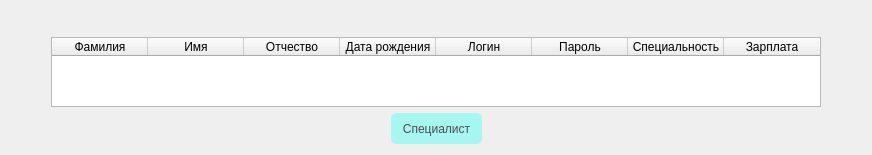
                     <widget class="QWidget" name="page_4">
                      <layout class="QGridLayout" name="gridLayout_8">
                       <item row="0" column="0">
                        <layout class="QVBoxLayout" name="verticalLayout_10">
                         <item>
                          <layout class="QVBoxLayout" name="verticalLayout_9">
                           <item>
                            <layout class="QHBoxLayout" name="horizontalLayout_16">
                             <item>
                              <widget class="QPushButton" name="btn_21">
                               <property name="styleSheet">
                                <string notr="true">QPushButton{
	border: none;
	color: white;
	
}</string>
                               </property>
                               <property name="text">
                                <string/>
                               </property>
                               <property name="icon">
                                <iconset>
                                 <normaloff>../images/Icons8-Ios7-Arrows-Back.ico</normaloff>../images/Icons8-Ios7-Arrows-Back.ico</iconset>
                               </property>
                              </widget>
                             </item>
                             <item>
                              <spacer name="horizontalSpacer_35">
                               <property name="orientation">
                                <enum>Qt::Horizontal</enum>
                               </property>
                               <property name="sizeHint" stdset="0">
                                <size>
                                 <width>40</width>
                                 <height>20</height>
                                </size>
                               </property>
                              </spacer>
                             </item>
                            </layout>
                           </item>
                           <item>
                            <layout class="QHBoxLayout" name="horizontalLayout_8">
                             <item>
                              <spacer name="horizontalSpacer_19">
                               <property name="orientation">
                                <enum>Qt::Horizontal</enum>
                               </property>
                               <property name="sizeHint" stdset="0">
                                <size>
                                 <width>40</width>
                                 <height>20</height>
                                </size>
                               </property>
                              </spacer>
                             </item>
                             <item>
                              <widget class="QTableWidget" name="table_3">
                               <property name="sizePolicy">
                                <sizepolicy hsizetype="Expanding" vsizetype="Expanding">
                                 <horstretch>0</horstretch>
                                 <verstretch>0</verstretch>
                                </sizepolicy>
                               </property>
                               <property name="minimumSize">
                                <size>
                                 <width>0</width>
                                 <height>0</height>
                                </size>
                               </property>
                               <property name="maximumSize">
                                <size>
                                 <width>770</width>
                                 <height>16777215</height>
                                </size>
                               </property>
                               <property name="frameShape">
                                <enum>QFrame::StyledPanel</enum>
                               </property>
                               <property name="frameShadow">
                                <enum>QFrame::Sunken</enum>
                               </property>
                               <property name="lineWidth">
                                <number>1</number>
                               </property>
                               <property name="horizontalScrollBarPolicy">
                                <enum>Qt::ScrollBarAsNeeded</enum>
                               </property>
                               <property name="sizeAdjustPolicy">
                                <enum>QAbstractScrollArea::AdjustToContents</enum>
                               </property>
                               <property name="autoScroll">
                                <bool>true</bool>
                               </property>
                               <property name="autoScrollMargin">
                                <number>18</number>
                               </property>
                               <property name="tabKeyNavigation">
                                <bool>true</bool>
                               </property>
                               <attribute name="horizontalHeaderDefaultSectionSize">
                                <number>96</number>
                               </attribute>
                               <attribute name="horizontalHeaderMinimumSectionSize">
                                <number>17</number>
                               </attribute>
                               <attribute name="verticalHeaderDefaultSectionSize">
                                <number>30</number>
                               </attribute>
                               <attribute name="verticalHeaderHighlightSections">
                                <bool>true</bool>
                               </attribute>
                               <attribute name="verticalHeaderMinimumSectionSize">
                                <number>15</number>
                               </attribute>
                               <attribute name="verticalHeaderShowSortIndicator" stdset="0">
                                <bool>false</bool>
                               </attribute>
                               <column>
                                <property name="text">
                                 <string>Фамилия</string>
                                </property>
                               </column>
                               <column>
                                <property name="text">
                                 <string>Имя</string>
                                </property>
                               </column>
                               <column>
                                <property name="text">
                                 <string>Отчество</string>
                                </property>
                               </column>
                               <column>
                                <property name="text">
                                 <string>Дата рождения</string>
                                </property>
                               </column>
                               <column>
                                <property name="text">
                                 <string>Логин</string>
                                </property>
                               </column>
                               <column>
                                <property name="text">
                                 <string>Пароль</string>
                                </property>
                               </column>
                               <column>
                                <property name="text">
                                 <string>Специальность</string>
                                </property>
                               </column>
                               <column>
                                <property name="text">
                                 <string>Зарплата</string>
                                </property>
                               </column>
                              </widget>
                             </item>
                             <item>
                              <spacer name="horizontalSpacer_20">
                               <property name="orientation">
                                <enum>Qt::Horizontal</enum>
                               </property>
                               <property name="sizeHint" stdset="0">
                                <size>
                                 <width>40</width>
                                 <height>20</height>
                                </size>
                               </property>
                              </spacer>
                             </item>
                            </layout>
                           </item>
                          </layout>
                         </item>
                         <item>
                          <layout class="QHBoxLayout" name="horizontalLayout_6">
                           <item>
                            <spacer name="horizontalSpacer_17">
                             <property name="orientation">
                              <enum>Qt::Horizontal</enum>
                             </property>
                             <property name="sizeHint" stdset="0">
                              <size>
                               <width>40</width>
                               <height>20</height>
                              </size>
                             </property>
                            </spacer>
                           </item>
                           <item>
                            <widget class="QPushButton" name="btn_13">
                             <property name="sizePolicy">
                              <sizepolicy hsizetype="Fixed" vsizetype="Fixed">
                               <horstretch>0</horstretch>
                               <verstretch>0</verstretch>
                              </sizepolicy>
                             </property>
                             <property name="minimumSize">
                              <size>
                               <width>91</width>
                               <height>31</height>
                              </size>
                             </property>
                             <property name="styleSheet">
                              <string notr="true">QPushButton{
	border-radius: 5px;
	background-color: #a6f7f1;
   	transition: 2s linear; 
	color: #4c4d4d;
}

QPushButton:hover{
	background-color: #89f0ea;
}

</string>
                             </property>
                             <property name="text">
                              <string>Специалист</string>
                             </property>
                             <property name="icon">
                              <iconset>
                               <normaloff>../images/plus_icon-icons.com_61187.png</normaloff>../images/plus_icon-icons.com_61187.png</iconset>
                             </property>
                            </widget>
                           </item>
                           <item>
                            <spacer name="horizontalSpacer_18">
                             <property name="orientation">
                              <enum>Qt::Horizontal</enum>
                             </property>
                             <property name="sizeHint" stdset="0">
                              <size>
                               <width>40</width>
                               <height>20</height>
                              </size>
                             </property>
                            </spacer>
                           </item>
                          </layout>
                         </item>
                        </layout>
                       </item>
                      </layout>
                     </widget>
